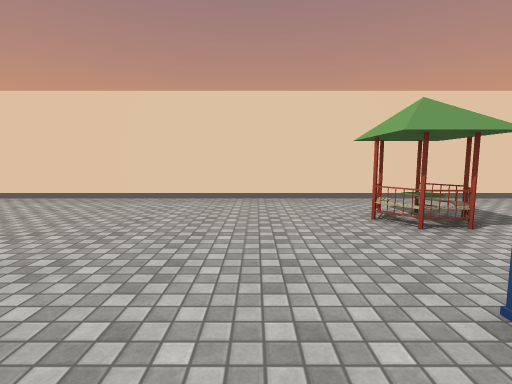
view 1 (above)

23 first-person views from a walk through a scene from a Unity 3-D project. The camera is 1.4 m above the floor, tilts 6° down and sees 85° across. The floor is counted in squares, 2 m on a side. Each view is taken from the middle of a square. On the plan, view 1 faces up. The plan holds only what a view shows up to about 9 squares ahead; the rest is blank. The player character is not drawn. Some animated figures are left out. Some surface patterns are stand-ins.

view 2
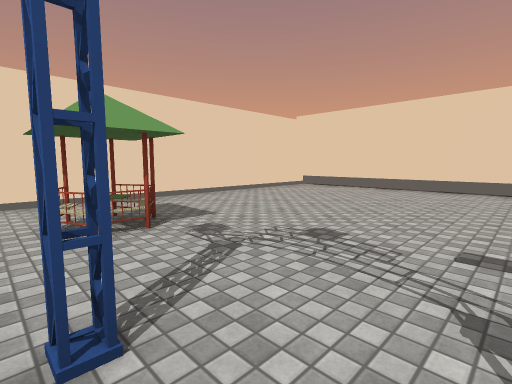

view 3
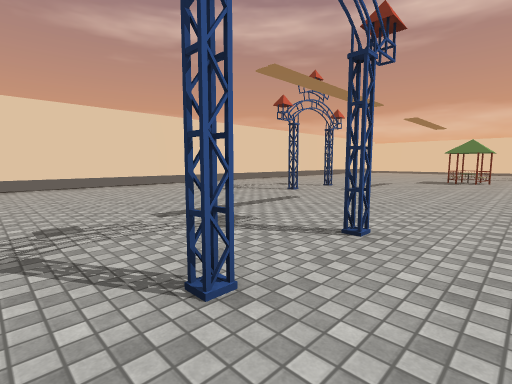

view 4
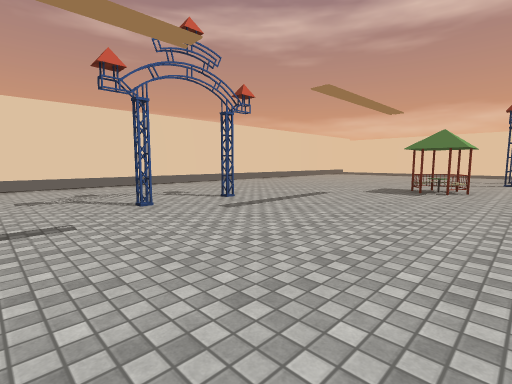

view 5
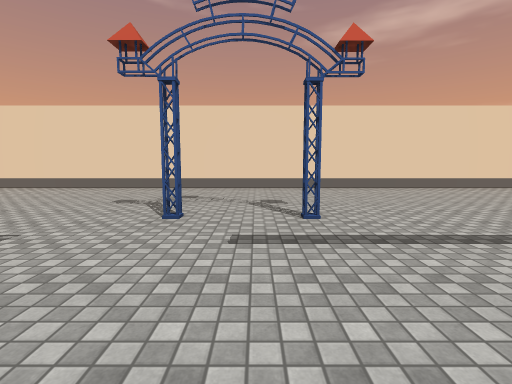

view 6
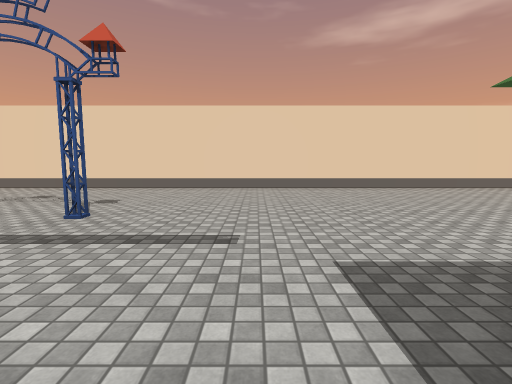

view 7
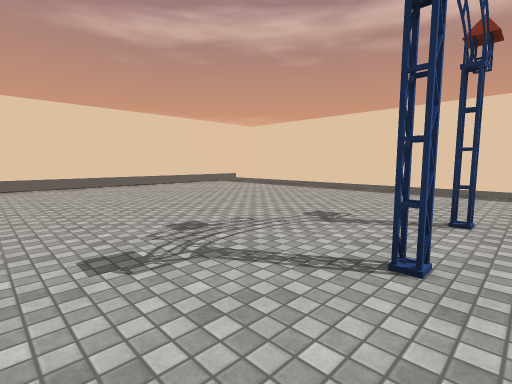

view 8
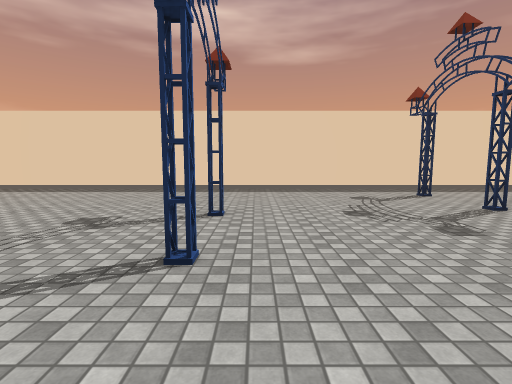

view 9
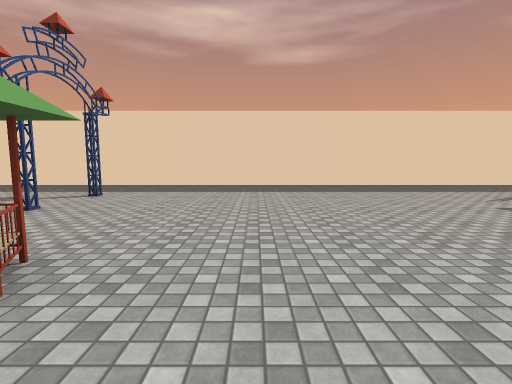

view 10
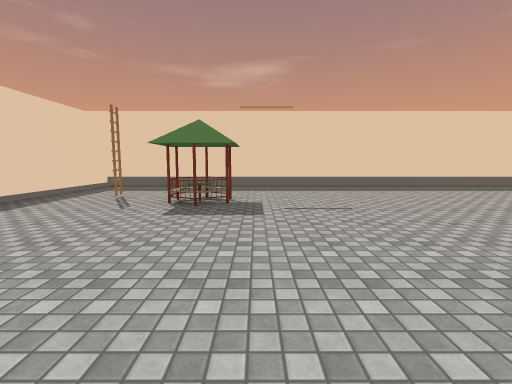

view 11
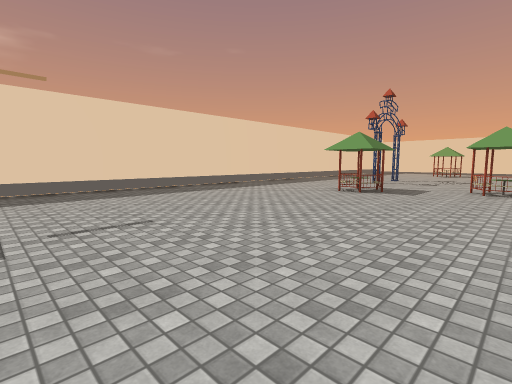

view 12
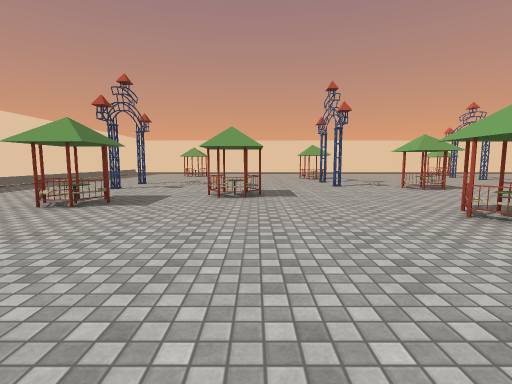

view 13
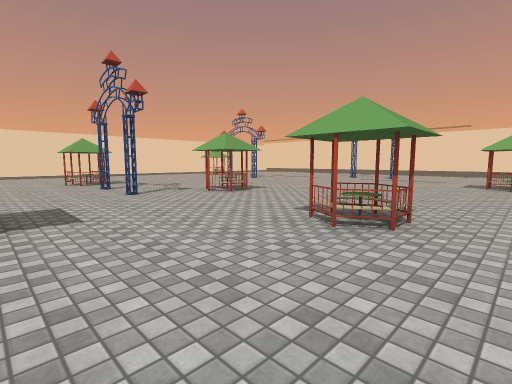

view 14
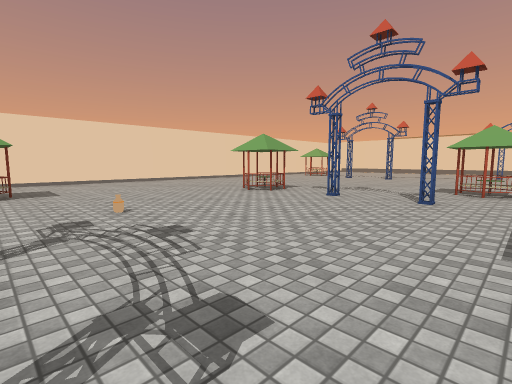

view 15
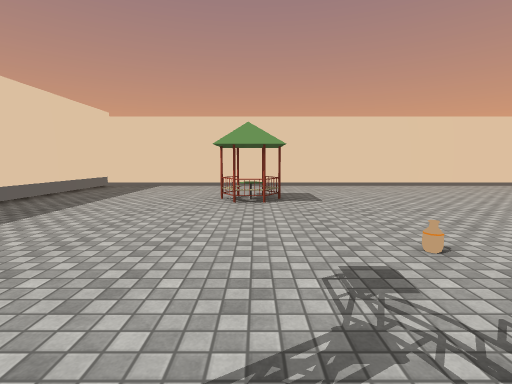

view 16
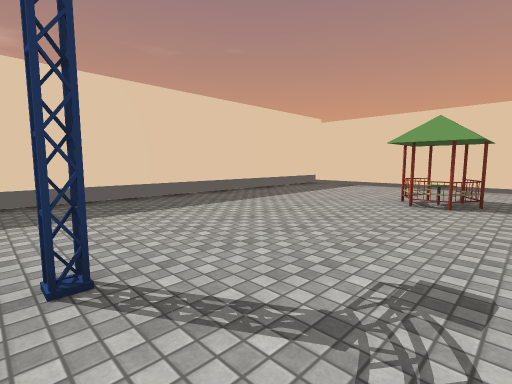

view 17
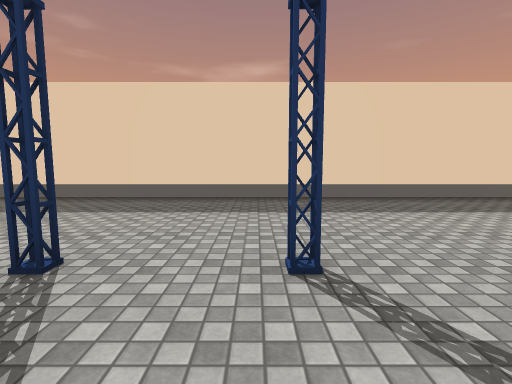

view 18
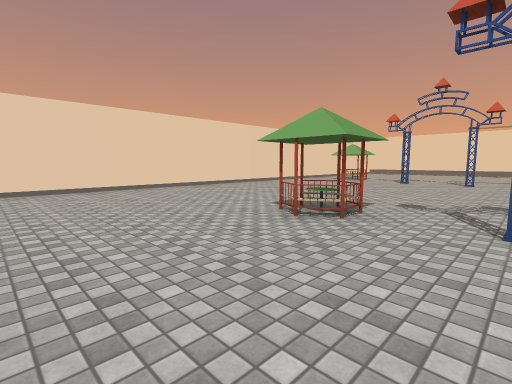

view 19
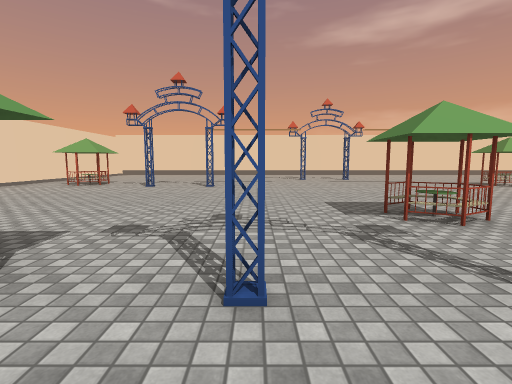

view 20
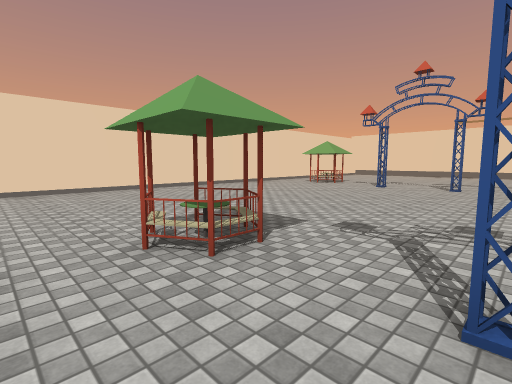

view 21
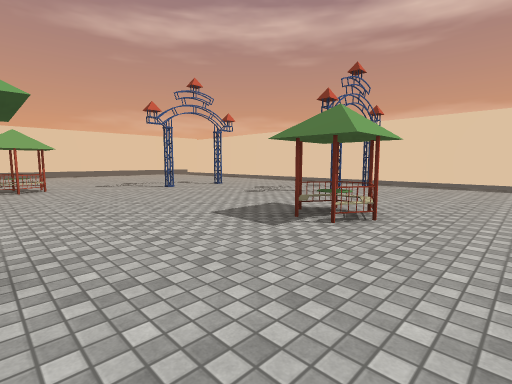

view 22
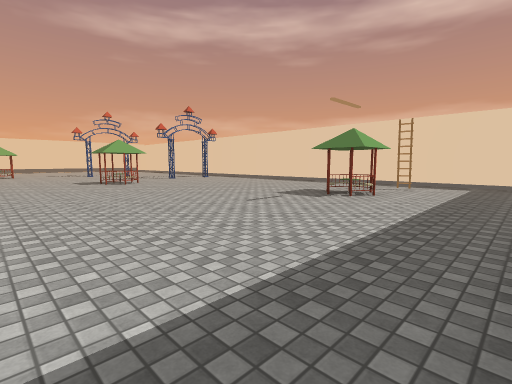

view 23
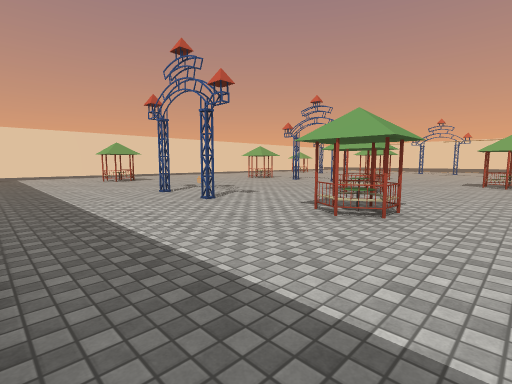

### Floor plan
Key: @ floor where view 1 was taken; # wall or solid block; . floor; O other object.
Columns run from 16 left of view 1 to 9 right of it. Each row starts with its distance up from view 1.
  6 ##########################
  5 #........................#
  4 #.................O......#
  3 #....O............O......#
  2 #....O...................#
  1 #................#.......#
  0 #.........OO....@........#
 -1 #................#.......#
 -2 #.........#..............#
 -3 #........................#
 -4 #.........#.OO.......#...#
 -5 #........................#
 -6 #......OO............#...#
 -7 #....O...................#
 -8 #..........O.............#
 -9 #..........O......O......#
-10 #................OO......#
-11 #........................#
-12 #..........O.............#
-13 #..........O.....#.......#
-14 #........................#
-15 #...O.......#....#.......#
-16 #.......................
-17 #..#.........#.........
-18 #......................
-19 ########################

Where each view was taken, in squares from view 1:
view 1: 0 up, 0 right, facing up
view 2: 0 up, 1 right, facing up-right
view 3: 2 up, 0 right, facing down-right
view 4: 2 down, 0 right, facing down-right
view 5: 5 down, 1 right, facing right
view 6: 8 down, 1 right, facing right
view 7: 11 down, 0 right, facing down-right
view 8: 11 down, 0 right, facing down
view 9: 11 down, 7 left, facing down
view 10: 14 down, 7 left, facing left
view 11: 14 down, 8 left, facing up-left
view 12: 12 down, 8 left, facing up
view 13: 10 down, 8 left, facing up-right
view 14: 5 down, 11 left, facing up-right
view 15: 3 down, 11 left, facing up
view 16: 3 down, 10 left, facing up-left
view 17: 3 down, 10 left, facing left
view 18: 2 down, 9 left, facing up-right
view 19: 2 down, 7 left, facing right
view 20: 2 down, 7 left, facing up-right
view 21: 9 down, 7 left, facing down-right
view 22: 9 down, 15 left, facing down-right
view 23: 9 down, 15 left, facing up-right
